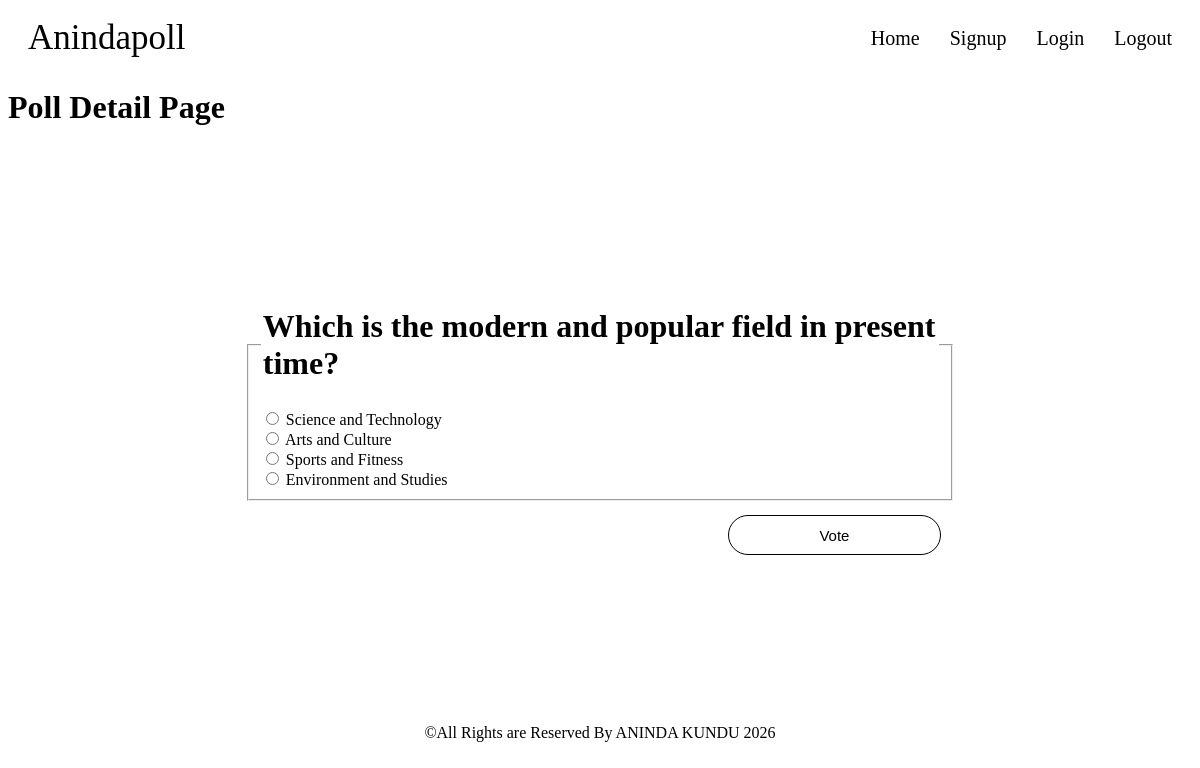
/detail/3 (signed in), run on the app's committed database.
### poll/models.py (models this page shows, shortened)
class Question( models.Model ):
    user = models.ForeignKey( User, on_delete = models.CASCADE )
    question_text = models.CharField( max_length = 255 )
    pub_date = models.DateTimeField()

class Choice( models.Model ):
    user = models.ForeignKey( User, on_delete = models.CASCADE )
    question = models.ForeignKey( Question, on_delete = models.CASCADE )
    choice_text = models.CharField( max_length = 200 )
    votes = models.IntegerField( default = 0 )

### poll/views.py (the view)
# urls.py: path('detail/<int:question_id>', views.detail, name = "detail"),
def detail(request, question_id):
    question = get_object_or_404( Question, pk = question_id )
    user_already_voted = UserVote.objects.filter( user = request.user, question = question ).exists()
    return render( request, 'poll/detail.html', {'question': question, 'user_already_voted': user_already_voted} )

### poll/templates/poll/detail.html (shortened to what this page needs)
{%  extends 'core/base.html' %}
{%  load static %}
{%  block content %}
<h1>Poll Detail Page</h1>
<div class = "horse">
    {% if user_already_voted %}
        <p><strong>You have already voted on this poll.</strong></p>
        <a href="{% url 'result' question.id %}" class = "elephant">View Results</a>
    {% else %}
        <form method = "POST" action = "{%  url 'vote' question.id %}" class = "cow">
            <fieldset>
                <legend><h1>{{ question.question_text }}</h1></legend>
                {%  for choice in question.choice_set.all  %}
                    <div>
                        <input type = "radio" name = "choice" id = "choice{{ forloop.counter }}" value = "{{ choice.id  }}">
                        <label for = "choice{{ forloop.counter }}">{{ choice.choice_text }}</label><br>
                    </div>
                {%  endfor %}
            </fieldset>
            <button type = "submit" value = "Vote" class = "dog">Vote</button>
        </form>
    {% endif %}
</div>
{% endblock  %}

### poll/static/poll/detail.css (style rules this page uses)
.horse { display: flex; align-items: center; justify-content: center; height: 70vh; }
.cow { width: 60%; }
.dog { width: 30%; height: 40px; float: right; border: 1px solid black; border-radius: 20px; background-color: white; font-size: 15px; margin: 2%; }

### data on the page
Question: question_text "Which is the modern and popular field in present time?"
Choice: choice_text "Science and Technology"
Choice: choice_text "Arts and Culture"
Choice: choice_text "Sports and Fitness"
Choice: choice_text "Environment and Studies"
